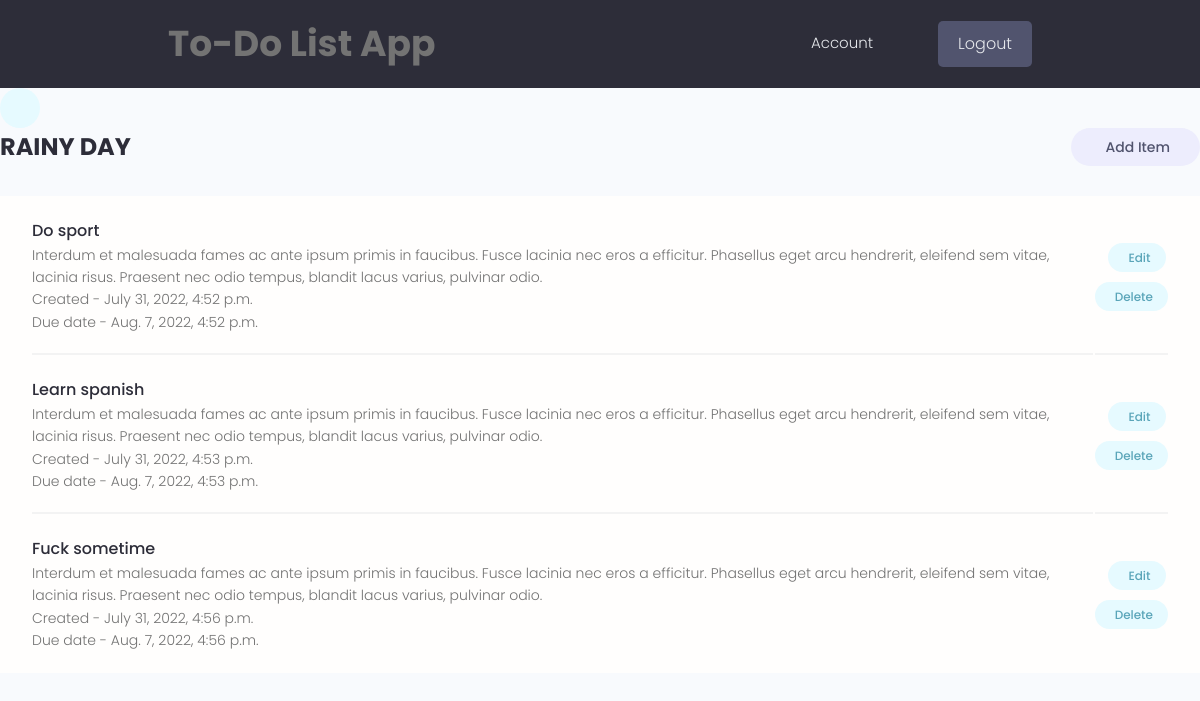
Page /list/4/ (signed in) on the committed database.
### todo_app/models.py (models this page shows, shortened)
class ToDoList(models.Model):
    title = models.CharField(max_length=100, unique=True)
    owner = models.ForeignKey(Profile, on_delete=models.CASCADE, blank=True, null=True)

class ToDoItem(models.Model):
    title = models.CharField(max_length=100)
    description = models.TextField(null=True, blank=True)
    created_date = models.DateTimeField(auto_now_add=True)
    due_date = models.DateTimeField(default=one_week_hence)
    todo_list = models.ForeignKey(ToDoList, on_delete=models.CASCADE)
    class Meta:
        ordering = ['due_date']

### todo_app/views.py (the view)
# urls.py: path('list/<str:pk>/', views.ViewList, name='list'),
@login_required(login_url='login')
def ViewList(request, pk):
    list = ToDoList.objects.get(id=pk)
    list_items = ToDoItem.objects.all().filter(todo_list=pk)
    context = {'list_items': list_items, 'list': list}
    return render(request, 'list.html', context)

### templates/list.html (shortened to what this page needs)
{% extends 'main.html' %}
{% block content %}
     <div class="column column--2of3">
     <a class="backButton" href="{{ request.META.HTTP_REFERER }}"></a>
          <div class="settings">
            <h3 class="settings__title">{{ list.title }}</h3>
            <a class="tag tag--pill tag--sub settings__btn tag--lg" href="{% url 'add-item' list.id %}"> Add Item</a>
          </div>
    <table class="settings__table">
        {% for item in list_items %}
        <tr>
          <td class="settings__tableInfo">
            <h4>{{ item.title }}</h4>
            <p>{{ item.description }}</p>
            <p>Created - {{ item.created_date }}</p>
            <p>Due date - {{ item.due_date }}</p>
          </td>
          <td class="settings__tableActions">
            <a class="tag tag--pill tag--main settings__btn" href="{% url 'update-item' item.id %}"> Edit</a>
            <a class="tag tag--pill tag--main settings__btn" href="{% url 'delete-item' item.id %}">
              Delete</a>
          </td>
        </tr>
        {% endfor %}
    </table>
{% endblock %}

### templates/main.html (shortened to what this page needs)
{% load static %}
<!DOCTYPE html>
<html lang="en">
<head>
    <link rel="stylesheet" href="https://cdn.iconmonstr.com/1.3.0/css/iconmonstr-iconic-font.min.css" />
    <link rel="stylesheet" href="{% static 'uikit/styles/uikit.css' %}" />
    <link rel="stylesheet" href="{% static 'styles/app.css' %}" />
</head>
<body>
    {% include 'navbar.html' %}
    {% block content %}
    {% endblock %}
</body>
</html>

### templates/navbar.html (shortened to what this page needs)
{% load static %}
<header class="header">
    <div class="container container--narrow">
      <h2>To-Do List App</h2>
      <nav class="header__nav">
        <ul class="header__menu">
        {% if request.user.is_authenticated %}
          <li class="header__menuItem"><a href="{% url 'account' %}">Account</a></li>
          <li class="header__menuItem"><a href="{% url 'logout' %}" class="btn btn--sub">Logout</a></li>
        {% else %}
          <li class="header__menuItem"><a href="{% url 'login' %}" class="btn btn--sub">Login/Sign Up</a></li>
        {% endif %}
        </ul>
      </nav>
    </div>
</header>

### static/styles/app.css (style rules this page uses)
:root { --color-sub: #2d2d39; }
.btn--sub { background-color: var(--color-sub-light); }
.header { position: sticky; z-index: 111; background-color: var(--color-sub); padding: 1.5rem 0; }
.header > .container { display: flex; justify-content: space-between; align-items: center; }
.header__nav > ul { display: inline-flex; align-items: center; list-style: none; gap: 6.5rem; }
.header__menuItem > a { color: var(--color-light); font-weight: 300; }
.settings { display: flex; justify-content: space-between; align-items: center; }
.settings__title { font-size: 2.4rem; text-transform: uppercase; font-weight: 700; color: var(--color-sub); }
.settings__table { margin-top: 3rem; margin-bottom: 5rem; padding: 0 3rem; background: var(--color-white); }
.settings__table tr { width: 100%; }
.settings__table tr > td { padding: 2rem 0; }
.settings__table tr:not(:last-child) td { border-bottom: 2px solid var(--color-white-light); }
.settings__tableInfo { width: 100%; }
.settings__tableInfo h4, .settings__tableInfo a { padding-right: 1rem; width: auto; font-size: 1.6rem; font-weight: 500; color: var(--color-sub); }
.settings__tableInfo p { font-size: 1.4rem; }
.settings__tableActions { text-align: right; }
.backButton { background: var(--color-main-light); color: var(--color-main); width: 4rem; height: 4rem; display: flex; align-items: center; justify-content: center; border-radius: 50%; }

### static/uikit/styles/modules/_variables.css (style rules this page uses)
:root { --color-main: #5aa5b9; --color-main-light: #e6faff; --color-sub: #3f4156; --color-sub-light: #51546e; --color-sub-lighter: #ededfd; --color-text: #737373; --color-gray: #8b8b8b; --color-light: #e5e7eb; --color-light-gray: #767676; --color-bg: #f8fafd; --color-white: #fffefd; --color-white-light: #f3f3f3; --color-success: #359e64; --color-success-bg: #def8e8; --color-error: #fc4b0b; --color-error-bg: #fff2ee; --font-base: 'Poppins', arial, helvetica, 'Segoe UI', roboto, ubuntu, sans-serif; --font-monospace: 'Fira Code', 'Courier New', courier, monospace; --font-regular: 300; --font-medium: 500; --font-bold: 700; --generic-shadow: 1px 1px 5px #00000010; --generic-transition: all 0.3s ease-in-out; }

### static/uikit/styles/modules/_base.css (style rules this page uses)
* { margin: 0; padding: 0; box-sizing: border-box; text-rendering: optimizeLegibility; color: inherit; font-size: inherit; }
html { font-size: 50%; }
@media only screen and (min-width: 480px) { html { font-size: 56.25%; } }
@media only screen and (min-width: 1200px) { html { font-size: 62.5%; } }
body { line-height: 1.6; font-weight: 400; font-size: 1.5rem; color: var(--color-text); background-color: var(--color-bg); min-height: 100vh; }

### static/uikit/styles/modules/_typography.css (style rules this page uses)
* { font-family: var(--font-base); }
h2 { font-size: 3.6rem; font-weight: var(--font-bold); }
h3 { font-size: 3.2rem; font-weight: var(--font-medium); }
h4 { font-size: 2.8rem; font-weight: var(--font-medium); }
p, span, strong { font-size: 1.6rem; color: var(--color-text); font-weight: var(--font-regular); }
a { padding-bottom: 2px; text-decoration: none; display: inline-block; color: var(--color-main); font-weight: var(--font-medium); }

### static/uikit/styles/modules/_utilities.css (style rules this page uses)
.container { width: 92%; max-width: 165rem; margin: 0 auto; box-sizing: border-box; }
.container--narrow { width: 92%; max-width: 120rem; }
@media screen and (min-width: 1000px) { .container { width: 90%; } }
@media screen and (min-width: 1000px) { .container--narrow { width: 85%; } }
@media screen and (min-width: 1200px) { .container { width: 80%; } }
@media screen and (min-width: 1200px) { .container--narrow { width: 72%; } }

### static/uikit/styles/modules/_button.css (style rules this page uses)
.btn { display: inline-block; position: relative; cursor: pointer; background-color: var(--color-light); font-weight: var(--font-medium); color: var(--color-sub); text-decoration: none; padding: 1rem 2rem; border-radius: 0.5rem; border: none; width: -webkit-fit-content; width: -moz-fit-content; width: fit-content; height: -webkit-fit-content; height: -moz-fit-content; height: fit-content; font-size: 1.6rem; outline-width: 0; outline-color: transparent; -webkit-backface-visibility: hidden; backface-visibility: hidden; transition: all 0.3s ease-in-out; }
.btn--sub { background-color: var(--color-sub); color: var(--color-white); }

### rows in the picture
ToDoList: title "RAINY DAY"
ToDoItem: title "Do sport", description "Interdum et malesuada fames ac ante ipsum primis in faucibus. Fusce lacinia nec eros a efficitur. Phasellus eget arcu hendrerit, eleifend sem vitae, lacinia risus. Praesent nec odio tempus, blandit lacus varius, pulvinar odio.", created_date "July 31, 2022, 4:52 p.m.", due_date "Aug. 7, 2022, 4:52 p.m."
ToDoItem: title "Learn spanish", description "Interdum et malesuada fames ac ante ipsum primis in faucibus. Fusce lacinia nec eros a efficitur. Phasellus eget arcu hendrerit, eleifend sem vitae, lacinia risus. Praesent nec odio tempus, blandit lacus varius, pulvinar odio.", created_date "July 31, 2022, 4:53 p.m.", due_date "Aug. 7, 2022, 4:53 p.m."
ToDoItem: title "Fuck sometime", description "Interdum et malesuada fames ac ante ipsum primis in faucibus. Fusce lacinia nec eros a efficitur. Phasellus eget arcu hendrerit, eleifend sem vitae, lacinia risus. Praesent nec odio tempus, blandit lacus varius, pulvinar odio.", created_date "July 31, 2022, 4:56 p.m.", due_date "Aug. 7, 2022, 4:56 p.m."
